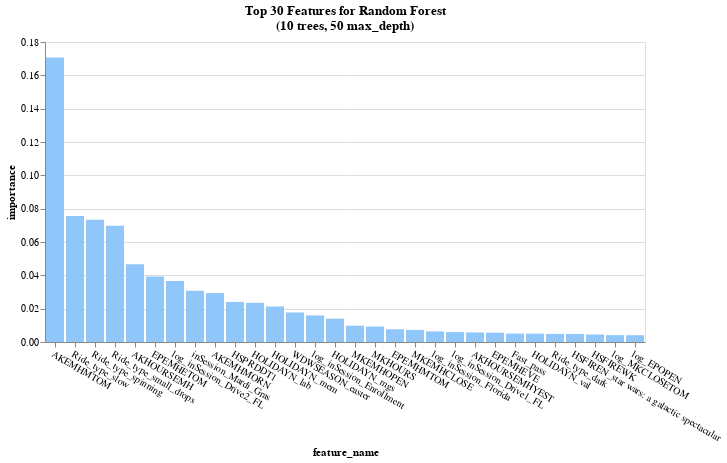

The notebook cell saved with this chart:
### Code cell
alt.Chart(top30).mark_bar(color="#90C6FA").encode(
    x=alt.X('feature_name', sort='-y', axis=alt.Axis(labelAngle=30)),
    y='importance'
).properties(title=["Top 30 Features for Random Forest", "(10 trees, 50 max_depth)"])

### Figure 1 — Vega-Lite specification as saved in the notebook (floating-point values rounded to 4 significant figures)
{"config": {"view": {"continuousWidth": 400, "continuousHeight": 300}}, "data": {"name": "data-7d25563a593ed54748a1635a28c54622"}, "mark": {"type": "bar", "color": "#90C6FA"}, "encoding": {"x": {"axis": {"labelAngle": 30}, "field": "feature_name", "sort": "-y", "type": "nominal"}, "y": {"field": "importance", "type": "quantitative"}}, "title": ["Top 30 Features for Random Forest", "(10 trees, 50 max_depth)"], "$schema": "https://vega.github.io/schema/vega-lite/v4.17.0.json", "datasets": {"data-7d25563a593ed54748a1635a28c54622": [{"feature_name": "AKEMHMTOM", "importance": 0.1706}, {"feature_name": "Ride_type_slow", "importance": 0.07557}, {"feature_name": "Ride_type_spinning", "importance": 0.0734}, {"feature_name": "Ride_type_small_drops", "importance": 0.06968}, {"feature_name": "AKHOURSEMH", "importance": 0.04666}, {"feature_name": "EPEMHETOM", "importance": 0.03936}, {"feature_name": "log_inSession_Drive2_FL", "importance": 0.03661}, {"feature_name": "inSession_Mardi_Gras", "importance": 0.03069}, {"feature_name": "AKEMHMORN", "importance": 0.02935}, {"feature_name": "HSPRDDT1", "importance": 0.02407}, {"feature_name": "HOLIDAYN_lab", "importance": 0.02352}, {"feature_name": "HOLIDAYN_mem", "importance": 0.0213}, {"feature_name": "WDWSEASON_easter", "importance": 0.01771}, {"feature_name": "log_inSession_Enrollment", "importance": 0.01593}, {"feature_name": "HOLIDAYN_mgs", "importance": 0.01401}, {"feature_name": "MKEMHOPEN", "importance": 0.009792}, {"feature_name": "MKHOURS", "importance": 0.009257}, {"feature_name": "EPEMHMTOM", "importance": 0.007638}, {"feature_name": "MKEMHCLOSE", "importance": 0.007252}, {"feature_name": "log_inSession_Florida", "importance": 0.006362}, {"feature_name": "log_inSession_Drive1_FL", "importance": 0.005943}, {"feature_name": "AKHOURSEMHYEST", "importance": 0.005734}, {"feature_name": "EPEMHEVE", "importance": 0.005597}, {"feature_name": "Fast_pass", "importance": 0.005057}, {"feature_name": "HOLIDAYN_val", "importance": 0.005022}, {"feature_name": "Ride_type_dark", "importance": 0.004874}, {"feature_name": "HSFIREN_star wars: a galactic spectacular", "importance": 0.004831}, {"feature_name": "HSFIREWK", "importance": 0.004504}, {"feature_name": "log_MKCLOSETOM", "importance": 0.004127}, {"feature_name": "log_EPOPEN", "importance": 0.004069}]}}
